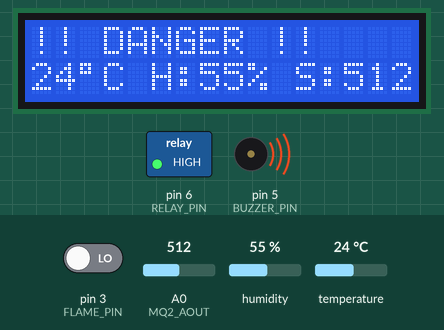
Simulated run of this sketch. Board: Arduino Uno, built with avr-gcc and run on an emulated ATmega328P. Parts: 16×2 character LCD, switched loads named in the sketch (green lamp = pin HIGH), buzzer (waves = sounding, pin HIGH). The test bench sets the inputs (shaded band); at power-on: A0 (MQ2_AOUT) = 512, pin 3 (FLAME_PIN) LOW, humidity 55 %, temperature 24 °C. What the sketch prints to the serial monitor is not drawn.

Above: at 11.7 s.
11.8 s: A0 (MQ2_AOUT) set to 310
At 12.5 s:
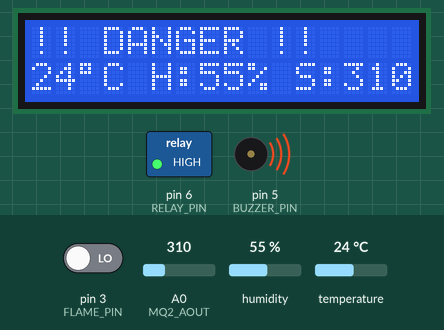
13.5 s: A0 (MQ2_AOUT) set to 286
At 14.1 s:
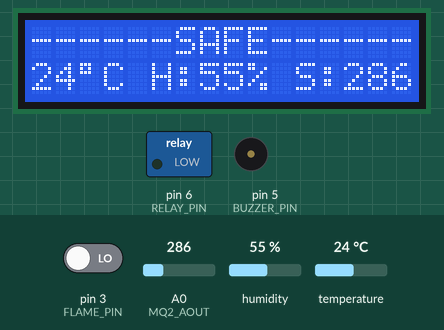
15.2 s: pin 3 (FLAME_PIN) driven HIGH
At 15.8 s:
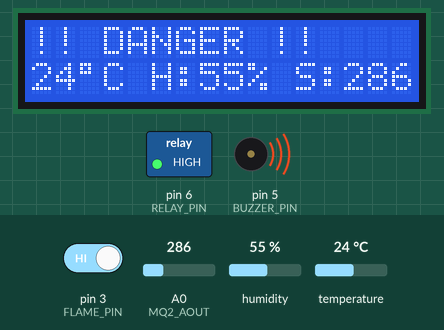
16.9 s: humidity set to 22 %
At 19.5 s:
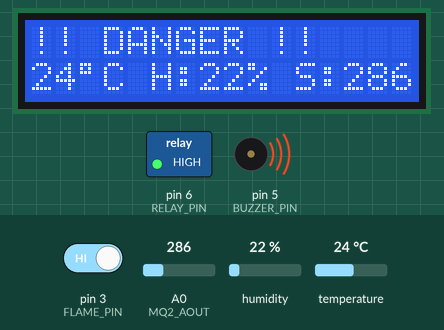
20.3 s: temperature set to 12 °C
At 21.7 s:
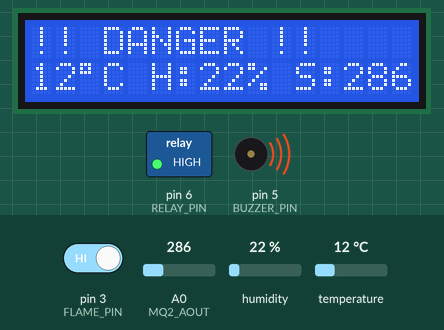
22.4 s: A0 (MQ2_AOUT) set to 985
At 23.7 s:
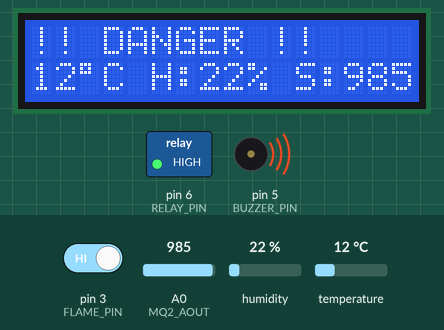
24.0 s: A0 (MQ2_AOUT) set to 1014
Timing chart, 0 to 26.8 s (numbered marks = the images above; inputs shaded):
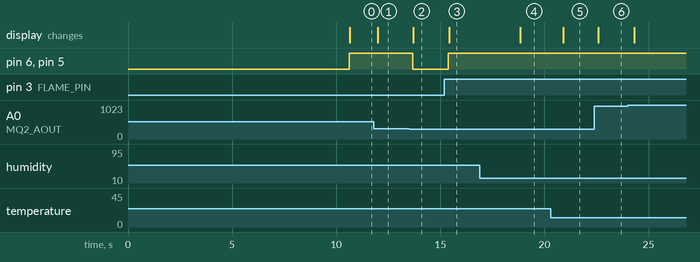

The sketch:

smoke_detector_mk3.ino
```cpp
/*
  SMOKE / FIRE DETECTOR
*/

#include <Wire.h>
#include <LiquidCrystal_I2C.h>
#include <DHT.h>

// Pins
#define MQ2_AOUT   A0   // MQ-2 analog output                           A0=A0
#define FLAME_PIN  3    // Flame sensor digital output                  D0=D3
#define DHT_PIN    4    // DHT11 data pin                               DATA=D4
#define BUZZER_PIN 5    // Active buzzer                                +ive=D5
#define RELAY_PIN  6    // Relay module IN pin                          IN=D6

#define DHT_TYPE   DHT11

// Thresholds
const int SMOKE_THRESHOLD = 300;
const bool FLAME_ACTIVE_LOW = false;

// Objects
LiquidCrystal_I2C lcd(0x27, 16, 2);
DHT dht(DHT_PIN, DHT_TYPE);

//  State
unsigned long lastReadTime = 0;
const unsigned long READ_INTERVAL = 2000;
float temperature = 0;
float humidity = 0;

void setup() {
  Serial.begin(9600);

  pinMode(FLAME_PIN, INPUT);
  pinMode(BUZZER_PIN, OUTPUT);
  pinMode(RELAY_PIN, OUTPUT);

  digitalWrite(BUZZER_PIN, LOW);
  digitalWrite(RELAY_PIN, LOW);

  dht.begin();

  lcd.init();
  lcd.backlight();
  lcd.setCursor(0, 0);
  lcd.print("Smoke Detector");
  lcd.setCursor(0, 1);
  lcd.print("Starting...");
  delay(10500);
  lcd.clear();
}

void loop() {
  int smokeValue   = analogRead(MQ2_AOUT);
  bool flameRaw    = digitalRead(FLAME_PIN);
  bool flameDetected = FLAME_ACTIVE_LOW ? (flameRaw == LOW) : (flameRaw == HIGH);
  bool smokeDetected = (smokeValue > SMOKE_THRESHOLD);


  if (millis() - lastReadTime > READ_INTERVAL) {
    lastReadTime = millis();
    float h = dht.readHumidity();
    float t = dht.readTemperature();
    if (!isnan(h) && !isnan(t)) {
      humidity = h;
      temperature = t;
    }
  }

  bool alarm = smokeDetected || flameDetected;

  // Buzzer + Relay
  digitalWrite(BUZZER_PIN, alarm ? HIGH : LOW);
  digitalWrite(RELAY_PIN, alarm ? HIGH : LOW);

  // LCD
  lcd.setCursor(0, 0);
  if (alarm) {
    lcd.print("!! DANGER !!     ");
  } else {
    lcd.print("------SAFE------");
  }

  lcd.setCursor(0, 1);
  lcd.print((int)temperature);
  lcd.write(223);
  lcd.print("C H:");
  lcd.print((int)humidity);
  lcd.print("% S:");
  lcd.print(smokeValue);
  lcd.print("   ");

  //Serial Monitor
  Serial.print("Smoke: "); Serial.print(smokeValue);
  Serial.print(" | Flame: "); Serial.print(flameDetected ? "YES" : "no");
  Serial.print(" | Temp: "); Serial.print(temperature);
  Serial.print(" C | Hum: "); Serial.print(humidity);
  Serial.print(" % | ALARM: "); Serial.println(alarm ? "ON" : "off");

  delay(300);
}
```

Measured:
- the behaviour switches between 301 and 300 on A0 (MQ2_AOUT) (found by bisection; images 1 and 2)
- after the input at 11.8 s, the display: changes after 0.20 s (image 1)
- after the input at 13.5 s, pin 6 (RELAY_PIN), pin 5 (BUZZER_PIN): HIGH → LOW after 0.17 s; the display: changes after 0.21 s (image 2)
- after the input at 15.2 s, pin 6 (RELAY_PIN), pin 5 (BUZZER_PIN): LOW → HIGH after 0.18 s; the display: changes after 0.22 s (image 3)
- after the input at 16.9 s, the display: changes after 1.9 s (image 4)
- after the input at 20.3 s, the display: changes after 0.60 s (image 5)
- after the input at 22.4 s, the display: changes after 0.19 s (image 6)
